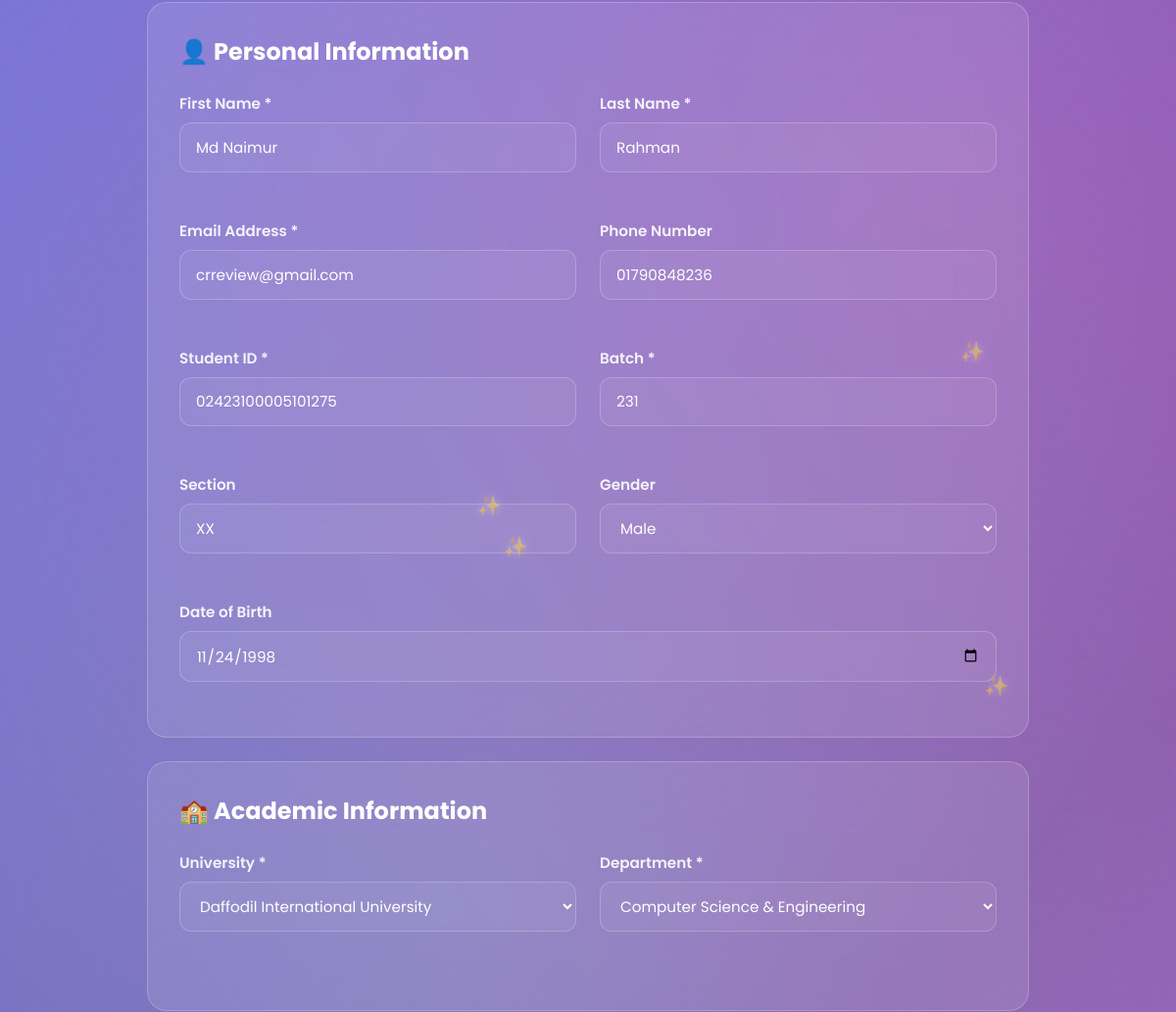
The page /edit_user/md-naimur-rahman/ (signed in, middle part) on the database as committed earlier.
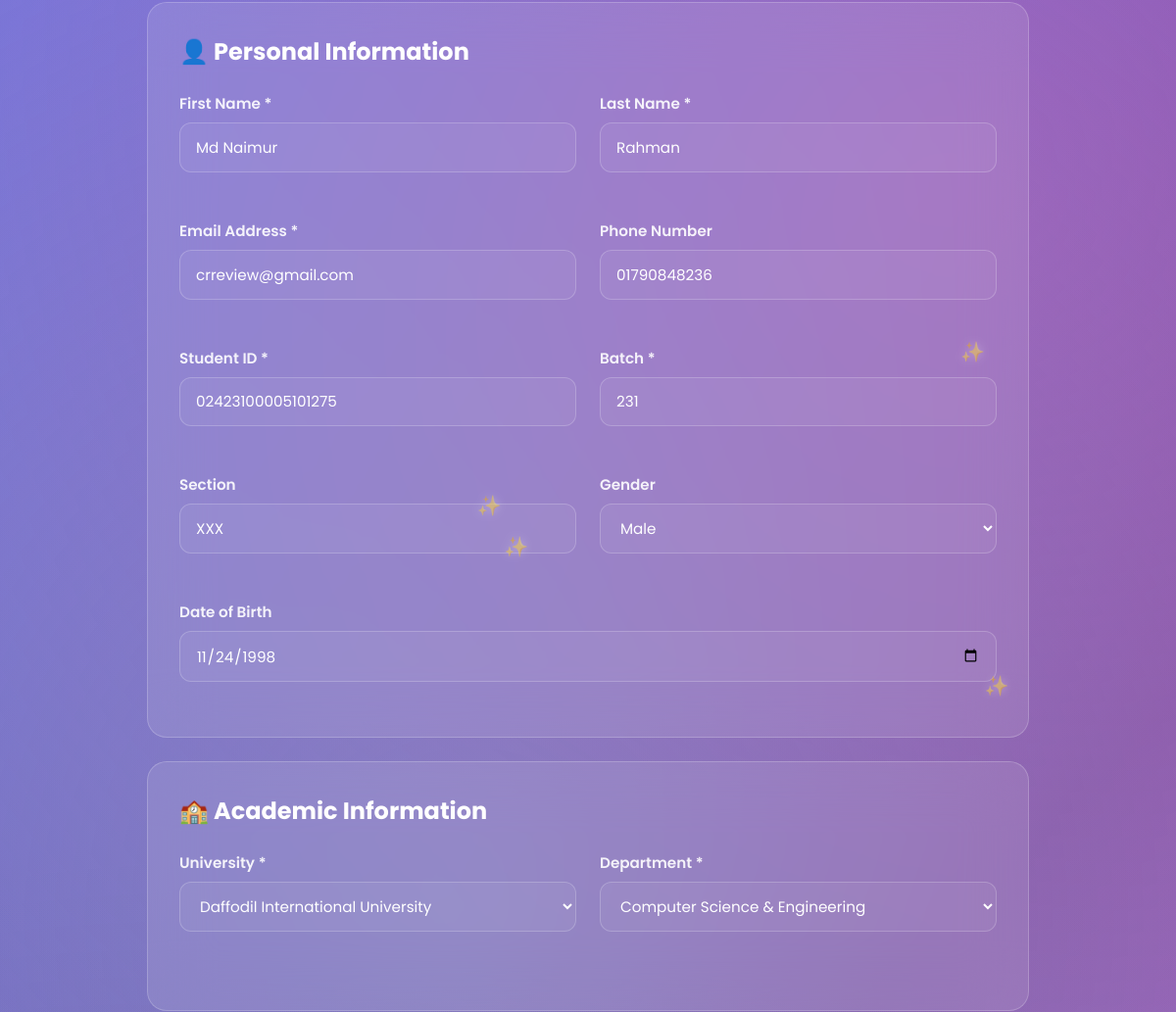
The same page on the database as committed later.
### userprofile/models.py (models this page shows, shortened)
class User(AbstractBaseUser,PermissionsMixin):
    university=models.ForeignKey(University, on_delete=models.SET_NULL,related_name='university',null=True,blank=True)
    department=models.ForeignKey(Department, on_delete=models.SET_NULL,related_name='department',null=True,blank=True)
    profile_picture=models.ImageField(upload_to=user_profile_picture_path,null=True,blank=True)
    first_name = models.CharField(max_length=50)
    last_name = models.CharField(max_length=50)
    gender = models.CharField(choices=[('M', 'Male'), ('F', 'Female')], max_length=1)
    email = models.EmailField(unique=True)
    phone=models.CharField(max_length=20,null=True,blank=True)
    date_of_birth=models.DateField(null=True,blank=True)
    student_id=models.CharField(max_length=50,unique=True)
    batch=models.CharField(max_length=20,null=True,blank=True)
    section=models.CharField(max_length=20,null=True,blank=True)
    bio=models.TextField(null=True,blank=True)
    facebook_url=models.URLField(null=True,blank=True)
    instagram_url=models.URLField(null=True,blank=True)
    linkedin_url=models.URLField(null=True,blank=True)
    role=models.CharField(max_length=20, default='student')
    slug=models.SlugField(blank=True,unique=True)
    is_active = models.BooleanField(default=True)
    is_staff = models.BooleanField(default=False)
    created_at = models.DateTimeField(auto_now_add=True)
    updated_at = models.DateTimeField(auto_now=True)
    deleted_at = models.DateTimeField(blank=True, null=True)
    USERNAME_FIELD = 'email'
    REQUIRED_FIELDS = ['first_name','last_name']
    objects = CustomUserManager()

### cr/models.py (models this page shows, shortened)
class University(models.Model):
    Public = "Public"
    Private = "Private"
    university_type = [
        (Public,"Public"),
        (Private,"Private"),
    ]
    title =models.CharField(max_length=100,unique=True,blank=False,null=False)
    type =models.CharField(max_length=100,choices=university_type)
    address=models.CharField(max_length=150, blank=True, null=True)
    slug=models.SlugField(blank=True,unique=True)
    created_at=models.DateTimeField(auto_now_add=True)
    updated_at=models.DateTimeField(auto_now=True)
    daleted_at=models.DateTimeField(auto_now=True,blank=True,null=True)

class Department(models.Model):
    university=models.ForeignKey(University, on_delete=models.CASCADE,related_name='departments')
    title=models.CharField(max_length=50,unique=True,blank=False,null=False)
    code=models.CharField(max_length=50,unique=True,blank=True,null=True)
    slug=models.SlugField(blank=True,unique=True)
    created_at=models.DateTimeField(auto_now_add=True)
    updated_at=models.DateTimeField(auto_now=True)
    daleted_at=models.DateTimeField(auto_now=True,blank=True,null=True)

### userprofile/views.py (the view, shortened to what this page needs)
# urls.py: path('edit_user/<str:slug>/',edit_user,name="edit_user"),
@login_required
def edit_user(request,slug):
    user = get_object_or_404(User,slug=slug)
    university = University.objects.all()
    department = Department.objects.all()
    if request.user != user:
        messages.error(request, "You are not authorized to edit this profile.")
        return redirect('home')
    context = {
            'user':request.user,
            'university':university,
            'department':department,
        }
    return render(request,'user_profile/edit_user.html',context)

### templates/user_profile/edit_user.html (shortened to what this page needs)
{% extends 'base.html' %}
{% load static %}
{% block content %}
<div class="container_edit">
    <form method="POST" enctype="multipart/form-data">
        <div class="tab-content active">
            <div class="card_edit">
                <h2>👤 Personal Information</h2>
                <div class="form-row">
                    <div class="form-group">
                        <label for="firstName">First Name *</label>
                        <input type="text" id="firstName" name="first_name" placeholder="Enter your first name" value="{{ user.first_name }}">
                    </div>
                    <div class="form-group">
                        <label for="lastName">Last Name *</label>
                        <input type="text" id="lastName" name="last_name" placeholder="Enter your last name" value="{{ user.last_name }}">
                    </div>
                </div>
                <div class="form-row">
                    <div class="form-group">
                        <label for="email">Email Address *</label>
                        <input type="email" id="email" name="email" placeholder="your@email.com" value="{{ user.email }}">
                    </div>
                    <div class="form-group">
                        <label for="phone">Phone Number</label>
                        <input type="tel" id="phone" name="phone" placeholder="+880 1XXX XXXXXX" value="{{ user.phone }}">
                    </div>
                </div>
                <div class="form-row">
                    <div class="form-group">
                        <label for="studentId">Student ID *</label>
                        <input type="text" id="studentId" name="student_id" placeholder="Your student ID" value="{{ user.student_id }}">
                    </div>
                    <div class="form-group">
                        <label for="batch">Batch *</label>
                        <input type="text" id="batch" name="batch" placeholder="e.g., 2021" value="{{ user.batch }}">
                    </div>
                </div>
                <div class="form-row">
                    <div class="form-group">
                        <label for="section">Section</label>
                        <input type="text" id="section" name="section" placeholder="e.g., A" value="{{ user.section }}">
                    </div>
                    <div class="form-group">
                        <label for="gender">Gender</label>
                        <select id="gender" name="gender">
                            <option value="M" {% if user.gender == 'M' %}selected{% endif %}>Male</option>
                        </select>
                    </div>
                </div>
                <div class="form-group">
                    <label for="dob">Date of Birth</label>
                    <input type="date" id="dob" name="date_of_birth" value="{{ user.date_of_birth|date:'Y-m-d' }}">
                </div>
            </div>
            <div class="card_edit">
                <h2>🏫 Academic Information</h2>
                <div class="form-row">
                    <div class="form-group">
                        <label for="university">University *</label>
                        <select id="university" name="university">
                            {% for uni in university %}
                                <option value="{{ uni.id }}" {% if user.university.id == uni.id %}selected{% endif %}>{{ uni.title }}</option>
                            {% endfor %}
                        </select>
                    </div>
                    <div class="form-group">
                        <label for="department">Department *</label>
                        <select id="department" name="department">
                            {% for dept in department %}
                                <option value="{{ dept.id }}" {% if user.department.id == dept.id %}selected{% endif %}>{{ dept.title }}</option>
                            {% endfor %}
                        </select>
                    </div>
                </div>
            </div>
        </div>
    </form>
</div>
{% endblock content %}

Rows that differ between the two databases and show on the page:
changed User "Md Naimur": section "XX" → "XXX"
